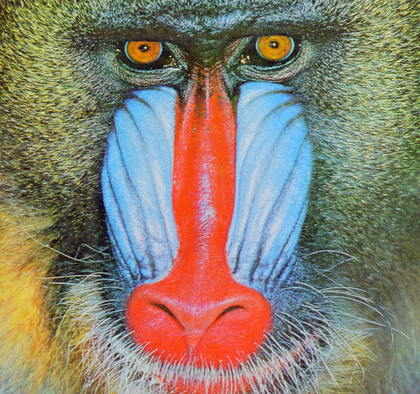
%> input picture libs/CIWaM/mandril.tif, 420 x 394 px, shrunk from 512 x 480 before the run
$ octave CIWaM_test.m   (GNU Octave 9; MATLAB toolbox functions it lacks are replaced by stand-ins)
%> lines starting %> are read from the running program, lines starting %| are printed output that depends on the picture
### libs/Xim/rgb2opponent.m
function opp_img = rgb2opponent(img, gamma, srgb_flag)
% Converts rgb values into opponent color values.
%
% outputs:
%   opp_img: opponent image
%
% inputs:
%   img: s/rgb image with values between 0 and 255 or between 0 and 1
%   gamma: gamma value for gamma correction
%   srgb_flag: 0 if img is rgb; 1 if img is srgb

img = double(img);

% normalise RGB values if necessary:
if max(img(:)) > 1
    img = img/255;
end

if srgb_flag
    % perform gamma correction:
    img_sRGB_temp1 = (img/12.92).*(img <= 0.04045);
    img_sRGB_temp2 = (((img + 0.055)/1.055).^gamma).*(img > 0.04045);
    img_sRGB       = img_sRGB_temp1 + img_sRGB_temp2;

    R = img_sRGB(:,:,1);
    G = img_sRGB(:,:,2);
    B = img_sRGB(:,:,3);
else
    R = img(:,:,1);
    G = img(:,:,2);
    B = img(:,:,3);
end

% We assume white light. Therefore, we use the simplified version of
% opponent color transform
O1 = R-G;
O2 = R+G-2*B;
O3 = R+G+B;

O13 = O1;
O23 = O2;

% For intensity-normalized chromatic channel
O13 = O1./O3;
O23 = O2./O3;

O13(isnan(O13)) = 0;
O23(isnan(O23)) = 0;

opp_img(:,:,1) = O13;
opp_img(:,:,2) = O23;
opp_img(:,:,3) = O3;

### libs/nd2-david_v1/libs/CIWaM/add_padding.m
function image_padded = add_padding(image)
% Pads image so that dimensions are powers of 2.
%
% outputs:
%   image_padded: padded image.
%
% inputs:
%   image: input image.

[height width] = size(image);

% pad image when dimensions are not powers of 2/equal to each other:
nearest_pow = 2^ceil(log2(max(width,height)));
image_padded = zeros(nearest_pow);
image_padded(1:height,1:width) = image;
image_padding = nearest_pow - [height width];

% pad right extreme:
if image_padding(2) < width
    image_padded(1:height,(width + 1):end) = fliplr(image(:,(end-image_padding(2)):(end - 1)));

% deal with padding when >= image
else
    numImgs = floor(image_padding(2)/width);
    extra_padding = image_padding(2) - numImgs*width + numImgs + 1;
    padding = [];
    for i = 1:numImgs
        if rem(i,2) == 1
            padding = [padding fliplr(image(:,1:(width-1)))];
        else
            padding = [padding image(:,2:width)];
        end
    end
    if rem(i,2) == 1
        padding = [padding image(:,2:extra_padding)];
    else
        padding = [padding fliplr(image(:,end - extra_padding+2:end))];
    end
    image_padded(1:height,(width+1):end) = padding;
end

% pad bottom extreme:
if image_padding(1) < height
    image_padded((height+1):end,:) = flipud(image_padded((height-image_padding(1)):(height - 1),:));

% deal with padding when >= image
else
    numImgs = floor(image_padding(1)/height);
    extra_padding = image_padding(1) - numImgs*height + numImgs + 1;
    padding = [];
    for i = 1:numImgs
        if rem(i,2) == 1
            padding = [padding; flipud(image_padded(1:(height-1),:))];
        else
            padding = [padding; image_padded(2:height,:)];
        end
    end
    if rem(i,2) == 1
        padding = [padding; image_padded(2:extra_padding,:)];
    else
        padding = [padding; flipud(image_padded(end - extra_padding+2:end,:))];
    end
    image_padded((height+1):end,:) = padding;
end

end

### libs/nd2-david_v1/libs/CIWaM/DWT.m
function [w c] = DWT(image, wlev)
% Implementation of Mallate Discrete Wavelet Transform.
%
% outputs:
%   w: cell array of length wlev, containing wavelet planes in 3
%   orientations.
%   c: cell array of length c, containing residual planes.
%
% inputs:
%   image: input image to be decomposed.
%   wlev: # of wavelet levels.

% pad image so that dimensions are powers of 2:
image = add_padding(image);

% Defined 1D Gabor-like filter:
h = [1./16.,1./4.,3./8.,1./4.,1./16.];

energy = sum(h);
inv_energy = 1/energy;
h = h*inv_energy;
w = cell(wlev,1);
c = cell(wlev,1);

for s = 1:wlev
    img_dim = size(image,1);
    orig_image = image;
    inv_sum = 1/sum(h);

    % decimate image along horizontal direction
    prod = symmetric_filtering(image, h)*inv_sum;          % blur
    HF = prod;
    tmp_prod = zeros(size(prod));
    tmp_prod(:,1:2:img_dim) = prod(:,1:2:img_dim);         % downsample

    tmp_prod2 = symmetric_filtering(tmp_prod, h)*inv_sum;  % blur downsampled image horizontally
    GF = image - 2*tmp_prod2;                              % horizontal frequency info

    % decimate image along vertical direction
    prod = symmetric_filtering(HF, h')*inv_sum;            % blur
    HHF = prod;
    tmp_prod = zeros(size(prod));
    tmp_prod(1:2:img_dim,:) = prod(1:2:img_dim,:);         % downsample

    tmp_prod2 = symmetric_filtering(tmp_prod, h')*inv_sum; % blur downsampled image vertically
    GHF = HF - 2*tmp_prod2;                                % vertical wavelet plane

    % decimate GF along vertical direction
    prod = symmetric_filtering(GF, h')*inv_sum;            % blur
    tmp_prod = zeros(size(prod));
    tmp_prod(1:2:img_dim,:) = prod(1:2:img_dim,:);         % downsample

    HGF = 2*symmetric_filtering(tmp_prod, h')*inv_sum;     % horizontal wavelet plane

    % save horizontal and vertical wavelet planes:
    w{s,1}(:,:,1) = HGF;
    w{s,1}(:,:,2) = GHF;

    % Downsample residual image, HHF:
    HHF = HHF(1:2:img_dim,1:2:img_dim);

    % save residual
    C      = HHF;
    c{s,1} = C;

    % upsample residual image:
    HHF = upsample(upsample(HHF,2)',2)';

    % blur with vertical filter:
    image = 2*symmetric_filtering(HHF, h')*inv_sum;

    % blur with horizontal filter:
    image = 2*symmetric_filtering(image, h)*inv_sum;

    % Create and save wavelet plane:
    DF = orig_image - (image + HGF + GHF);
    w{s,1}(:,:,3) = DF;

    % Downsample residual image:
    image = HHF(1:2:img_dim,1:2:img_dim);

end

end

### libs/nd2-david_v1/libs/CIWaM/symmetric_filtering.m
function b = symmetric_filtering(a, h)
% Filter a with h, using symmetric filtering at the edges, where extreme
% edges are not mirrored.
%
% outputs:
%   b: filtered matrix
%
% inputs:
%   a: input matrix
%   h: filter

% Extent of padding is half radius of filter:
pad_sz = floor(length(h)/2);

a_padded = mirroring(a, pad_sz);                  % pad edges
b_padded = imfilter(a_padded, h);                 % filter padded matrix
b        = b_padded((pad_sz + 1):(end - pad_sz),(pad_sz + 1):(end - pad_sz)); % remove padding

end

function mc = mirroring(w,n)
% Mirrors edges of the wavelet plane as a form of edge padding.
%
% outputs:
%   mc: padded wavelet plane
%
% inputs:
%   w: wavelet plane
%   n: extent of padding

[i j] = size(w);
A     = flipud(w(2:(2+n-1),:));    % top padding
B     = flipud(w(i-n:i-1,:));      % bottom padding
mc    = [A;w;B];                   % add padding

A  = fliplr(mc(:,2:(2+n-1)));      % left padding
B  = fliplr(mc(:,j-n:j-1));        % right padding
mc = [A mc B];                     % add padding

end

### libs/CIWaM/CIWaM.m
function ind = CIWaM(img, window_sizes, wlev, gamma, srgb_flag, nu_0)
% returns saliency map for image
%
% outputs:
%   smap: saliency map for image
%
% inputs:
%   imag: input image
%   window sizes: window sizes for computing relative contrast; suggested
%   value of [3 6]
%   wlev: # of wavelet levels
%   gamma: gamma value for gamma correction
%   srgb_flag: 0 if img is rgb; 1 if img is srgb
%   nu_0: peak spatial frequency for CSF; suggested value of 4

% convert opponent colour space of colour images:
opp_img = rgb2opponent(img, gamma, srgb_flag);

% generate ciwam for each channel:
rec(:,:,1) = CIWAM_per_channel(opp_img(:,:,1),wlev,nu_0,'colour',window_sizes);
rec(:,:,2) = CIWAM_per_channel(opp_img(:,:,2),wlev,nu_0,'colour',window_sizes);
rec(:,:,3) = CIWAM_per_channel(opp_img(:,:,3),wlev,nu_0,'intensity',window_sizes);

ind=opponent2rgb(rec, gamma, srgb_flag);

end

function rec = CIWAM_per_channel(channel,wlev,nu_0,mode,window_sizes)
% returns chromatic induction for channel
%
% outputs:
%   rec: chromatic induction for channel
%
% inputs:
%   channel: opponent colour channel for which chromatic induction will be computed
%   wlev: # of wavelet levels
%   nu_0: peak spatial frequency for CSF; suggested value of 4
%   mode: type of channel i.e. colour or intensity
%   window sizes: window sizes for computing relative contrast; suggested
%   value of [3 6]

channel = double(channel);
[w wc]  = DWT(channel,wlev);

% for each scale:
for s = 1:wlev
    % for horizontal, vertical and diagonal orientations:
    for orientation = 1:3

    	% retrieve wavelet plane:
        ws = w{s,1}(:,:,orientation);

    	% calculate center-surround responses:
        Zctr = relative_contrast(ws,orientation, window_sizes);

        % return alpha values:
        alpha = generate_csf(Zctr, s, nu_0, mode);

        % save alpha value:
        wp{s,1}(:,:,orientation) = ws.*alpha;
    end

end

% reconstruct the image using inverse wavelet transform:
rec = IDWT(wp,wc,size(channel,2),size(channel,1));


end

% [51 lines left out: function relative_contrast, not called in this run]

### libs/CIWaM/CIWaM_test.m
% img=imread('peppers.png');
img=imread('mandril.tif');
%> img is the input picture: size 394x420x3 uint8; mean R, G, B 136.4, 127.9, 112.4

figure,imshow (img);


% nPlans=4;

mida_min=4; % Ha de ser potencia de dos. No recomano que sigui 1 ;)
nPlans=floor(log(max(size(img(:,:,1))-1)/mida_min)/log(2)) + 1
%> nPlans = 7

window_sizes=[3 6];
nu_0=3;

ind=CIWaM(img, window_sizes, nPlans, 1, 0, nu_0);
%> in rgb2opponent, `O1 = R-G;`:
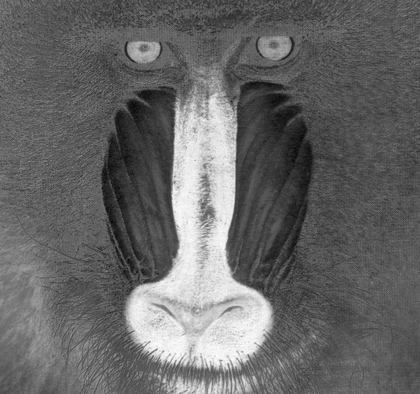
%> O1: size 394x420 double; min -0.463, max 0.761, mean 0.0335; drawn with min black and max white
%> in rgb2opponent, `O2 = R+G-2*B;`:
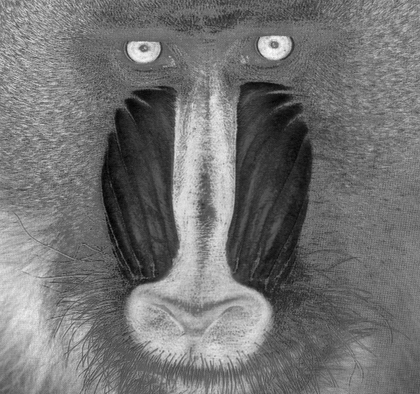
%> O2: size 394x420 double; min -0.945, max 1.49, mean 0.155; drawn with min black and max white
%> in rgb2opponent, `O3 = R+G+B;`:
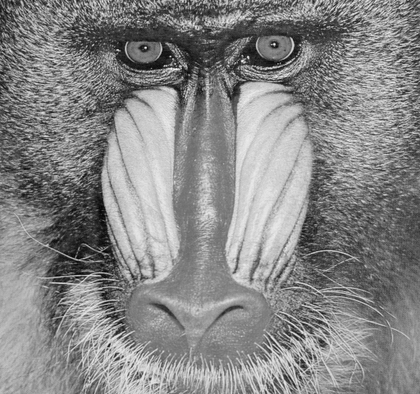
%> O3: size 394x420 double; min 0.0824, max 2.72, mean 1.48; drawn with min black and max white
%> in rgb2opponent, `O13 = O1./O3;`:
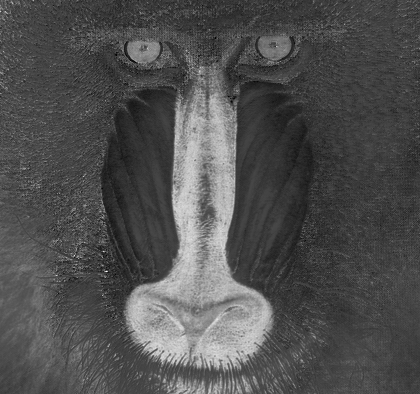
%> O13: size 394x420 double; min -0.306, max 0.758, mean 0.0295; drawn with min black and max white
%> in rgb2opponent, `O23 = O2./O3;`:
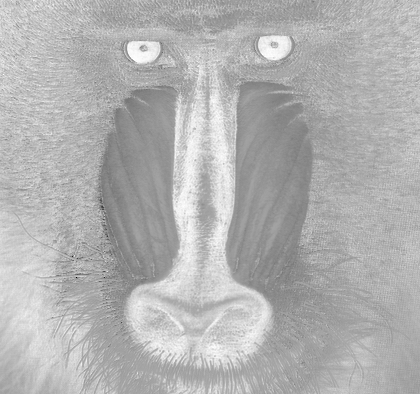
%> O23: size 394x420 double; min -1.86, max 1, mean 0.133; drawn with min black and max white
%> in rgb2opponent, `opp_img(:,:,3) = O3;`:
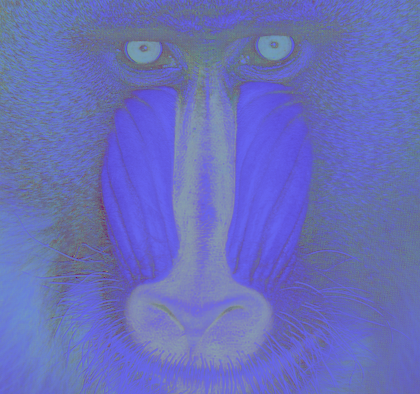
%> opp_img: size 394x420x3 double; mean R, G, B 0.0295, 0.133, 1.48; drawn with min black and max white
%> in add_padding, `image_padded(1:height,(width + 1):end) = fliplr(image(:,(end-image_pad..`: image_padded: size 512x512 double; min -0.306, max 0.758, mean 0.0136
%> in DWT, `w = cell(wlev,1);`: w = {[], [], [], [], [], [], []}
%> the loop in DWT, `for s = 1:wlev` made 7 passes
%> img_dim on passes 1 to 7: 512, 256, 128, 64, 32, 16, 8
%> pass 1, in symmetric_filtering, `b        = b_padded((pad_sz + 1):(end - pad_sz),(pad_sz + 1):(end - pa..`:
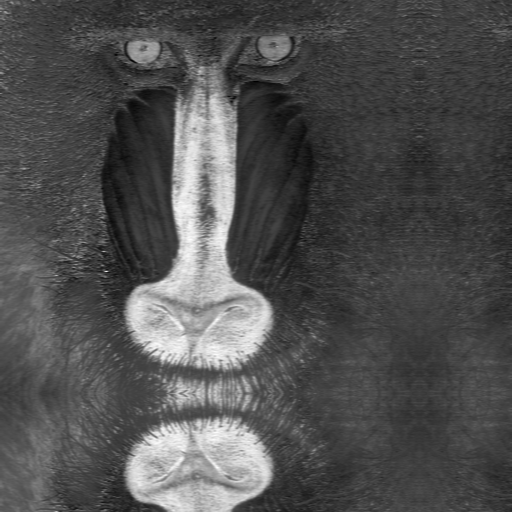
%> b: size 512x512 double; min -0.233, max 0.599, mean 0.0308; drawn with min black and max white
%> after the loop in DWT, `for s = 1:wlev`: c = 7 items; tmp_prod = [0.0108 -0.00956 -0.00884 0.0313 -0.000288 -0.0166 -0.00222 0.00167; 0 0 0 0 0 0 0 0; 0.00949 -0.0215 -0.0319 0.0945 0.00882 -0.0472 -0.00838 0.00193; 0 0 0 0 0 0 0 0; -0.0014 -0.0416 -0.0289 0.138 0.0252 -0.0696 -0.0209 -0.00414; 0 0 0 0 0 0 0 0; -0.0259 -0.0484 -0.00754 0.127 0.0463 -0.0621 -0.034 -0.0171; 0 0 0 0 0 0 0 0]; w = 7 items
%> the loop in CIWAM_per_channel, `for s = 1:wlev` made 7 passes
%> the run ends on the next line
